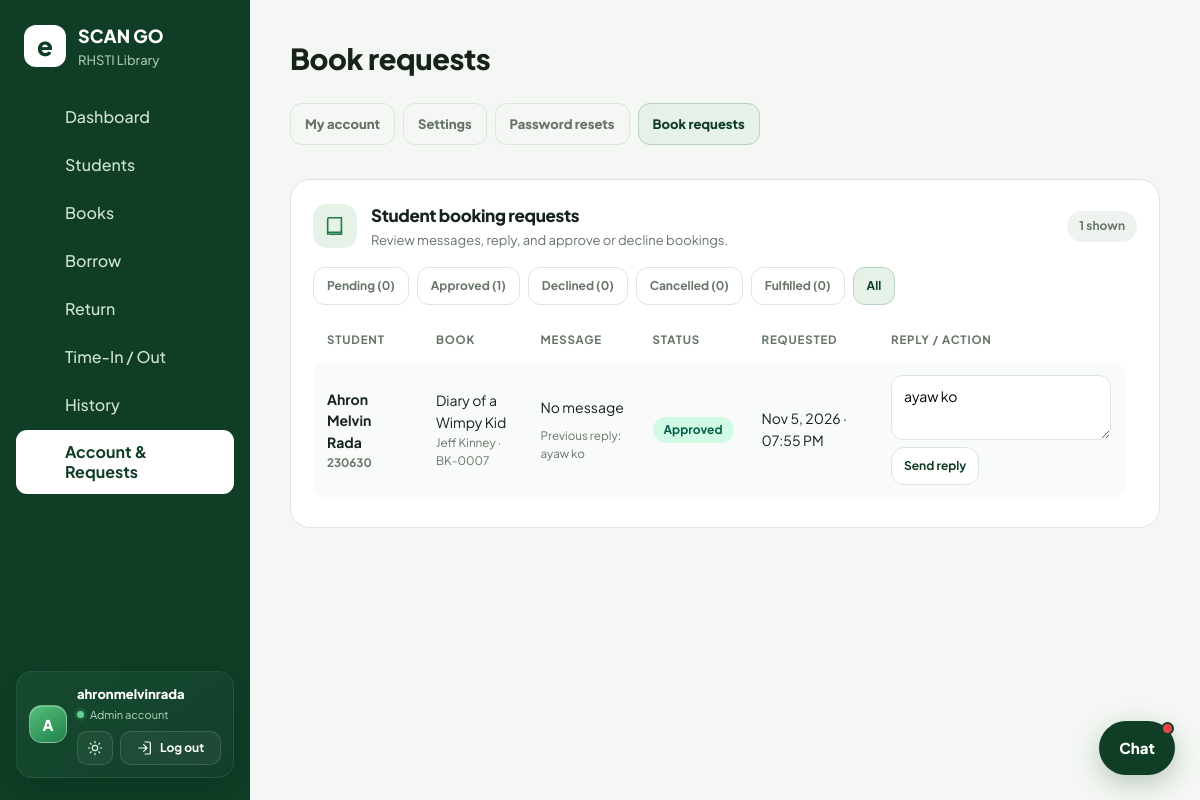
Page /sourcecode/account.php?tab=bookings&booking_status=all (signed in) on the committed database.
### tables this page shows
CREATE TABLE `book_requests` (
  `id` int(11) NOT NULL,
  `student_id` int(11) NOT NULL,
  `book_id` int(11) NOT NULL,
  `message` varchar(500) NOT NULL DEFAULT '',
  `admin_reply` varchar(500) DEFAULT NULL,
  `status` enum('pending','approved','declined','cancelled','fulfilled') NOT NULL DEFAULT 'pending',
  `requested_at` datetime NOT NULL,
  `reviewed_at` datetime DEFAULT NULL,
  `reviewed_by` int(11) DEFAULT NULL,
  `replied_at` datetime DEFAULT NULL,
  `replied_by` int(11) DEFAULT NULL
);

CREATE TABLE `students` (
  `id` int(11) NOT NULL,
  `student_no` varchar(30) NOT NULL,
  `name` varchar(120) NOT NULL,
  `gender` varchar(10) DEFAULT NULL,
  `track` varchar(60) DEFAULT NULL,
  `strand` varchar(60) DEFAULT NULL,
  `grade` varchar(10) DEFAULT NULL,
  `section` varchar(30) DEFAULT NULL,
  `photo` varchar(255) DEFAULT NULL,
  `account_active` tinyint(1) NOT NULL DEFAULT 1
);

CREATE TABLE `books` (
  `id` int(11) NOT NULL,
  `accession_no` varchar(30) NOT NULL,
  `title` varchar(200) NOT NULL,
  `author` varchar(120) DEFAULT NULL,
  `publisher` varchar(120) DEFAULT NULL,
  `category` varchar(60) DEFAULT NULL,
  `quantity` int(11) DEFAULT 1,
  `available` int(11) DEFAULT 1
);

### sourcecode/account.php (the view, shortened to what this page needs)
<?php require 'config.php';require 'Ui2026.PHP';auth(['admin','librarian','student']);
$me=(int)$_SESSION['u']['id'];
$role=$_SESSION['u']['role']??'';
$isStaff=in_array($role,['admin','librarian'],true);
$isAdmin=$role==='admin';
$tab=$_GET['tab']??'profile';
$adminSettings=[];$resetRequests=[];$bookingRequests=[];$bookingCounts=[];
$bookingFilter=$_GET['booking_status']??'pending';
$validBookingFilters=['pending','approved','declined','cancelled','fulfilled','all'];
if($isAdmin){
  $bookingQuery="SELECT r.id,r.student_id,r.book_id,r.message,r.admin_reply,r.status,r.requested_at,s.name,s.student_no,b.title,b.author,b.accession_no,b.available FROM book_requests r JOIN students s ON s.id=r.student_id JOIN books b ON b.id=r.book_id";
  $bookingParams=[];
  $bookingQuery.=" ORDER BY FIELD(r.status,'pending','approved','declined','cancelled','fulfilled'),r.requested_at DESC LIMIT 200";
  $bookingStatement=$pdo->prepare($bookingQuery);$bookingStatement->execute($bookingParams);$bookingRequests=$bookingStatement->fetchAll();
  $bookingCounts=$pdo->query("SELECT status,COUNT(*) AS total FROM book_requests GROUP BY status")->fetchAll(PDO::FETCH_KEY_PAIR);
}
$u=$pdo->prepare("SELECT * FROM users WHERE id=?");$u->execute([$me]);$u=$u->fetch();
$st=null;
$display=$st['name']??($u['username']??'User');
$av=$st?avatar($st,'xl'):avatar(['name'=>$display],'xl');
$perm=[
  'admin'=>'Full access: manage students, books, staff accounts and settings.',
  'librarian'=>'Borrow, return and attendance. Can view students; only admins can edit them.',
  'student'=>'View your profile, borrowed books, attendance and QR code.'
][$role]??'';
head($role==='student'?'My Profile':($tab==='profile'?'My Account':($tab==='resets'?'Password resets':($tab==='bookings'?'Book requests':'Settings'))));ui_css();?>
<div class="pg">
<?php if($isAdmin):?>
<nav class="account-tabs" aria-label="Account sections">
  <?php foreach(['profile'=>'My account','settings'=>'Settings','resets'=>'Password resets','bookings'=>'Book requests'] as $key=>$label):?>
  <a class="<?=$tab===$key?'on':''?>" href="account.php?tab=<?=$key?>"><?=h($label)?></a>
  <?php endforeach;?>
</nav>
<?php endif;?>
<?php if($tab==='profile'):?>
<div class="card acc">
  <div><?=$av?></div>
  <div style="flex:1;min-width:240px">
    <h2><?=h($display)?></h2>
    <div class="chips">
      <span class="pill <?=h($role)?>"><?=h(ucfirst($role))?></span>
      <span class="chip id">@<?=h($u['username']??'')?></span>
      <?php if($st&&$st['grade']!==''):?><span class="chip">Grade <?=h($st['grade'])?></span><?php endif;?>
      <?php if($st&&$st['strand']!==''):?><span class="chip"><?=h($st['strand'])?></span><?php endif;?>
      <?php if($st&&$st['section']!==''):?><span class="chip"><?=h($st['section'])?></span><?php endif;?>
    </div>
    <p><?=h($perm)?></p>
    <?php if($st):?><div class="fact"><a class="btn" href="student.php" style="display:inline-flex;gap:8px;align-items:center;height:42px;border-radius:13px"><?=ic('user')?>Open my dashboard &amp; change photo</a></div><?php endif;?>
  </div>
</div>
<div class="split">
  <?php if($isStaff):?>
  <form method="post" class="card">
    <div class="ph"><span class="pico"><?=ic('user')?></span><div><h3>Username</h3><p>This is what you type when signing in.</p></div></div>
    <label class="fl"><span>Username</span><input name="username" value="<?=h($u['username']??'')?>" maxlength="30" autocomplete="username" required></label>
    <div class="fact"><button name="uname" value="1"><?=ic('plus')?>Save username</button></div>
    <p class="help">3-30 characters: letters, numbers, dot, dash or underscore.</p>
  </form>
  <?php else:?>
  <div class="card">
    <div class="ph"><span class="pico"><?=ic('file')?></span><div><h3>Account details</h3><p>Your sign-in information.</p></div></div>
    <dl class="kv">
      <div><dt>Username</dt><dd><?=h($u['username']??'')?></dd></div>
      <?php if($st):?><div><dt>Student ID</dt><dd><?=h($st['student_no'])?></dd></div><?php endif;?>
      <div><dt>Role</dt><dd><?=h(ucfirst($role))?></dd></div>
    </dl>
    <p class="help">Your username is your Student ID. Ask the admin if something is wrong.</p>
  </div>
  <?php endif;?>
  <form method="post" class="card" id="pwform">
    <div class="ph"><span class="pico"><?=ic('user')?></span><div><h3>Change password</h3><p>Use at least 6 characters.</p></div></div>
    <div class="fgrid" style="grid-template-columns:1fr">
      <label class="fl"><span>Current password</span><div class="pwf"><input type="password" name="old" autocomplete="current-password" required><button type="button" class="eye ghost" aria-label="Show password"><svg viewBox="0 0 24 24" fill="none" stroke="currentColor" stroke-width="1.8" stroke-linecap="round" stroke-linejoin="round"><path d="M2 12s3.5-7 10-7 10 7 10 7-3.5 7-10 7S2 12 2 12Z"/><circle cx="12" cy="12" r="3"/></svg></button></div></label>
      <label class="fl"><span>New password</span><div class="pwf"><input type="password" name="new" id="np" minlength="6" autocomplete="new-password" required><button type="button" class="eye ghost" aria-label="Show password"><svg viewBox="0 0 24 24" fill="none" stroke="currentColor" stroke-width="1.8" stroke-linecap="round" stroke-linejoin="round"><path d="M2 12s3.5-7 10-7 10 7 10 7-3.5 7-10 7S2 12 2 12Z"/><circle cx="12" cy="12" r="3"/></svg></button></div></label>
      <div><div class="str" id="str"><i></i><i></i><i></i><i></i></div><div class="strt" id="strt"></div></div>
      <label class="fl"><span>Repeat new password</span><div class="pwf"><input type="password" name="new2" id="np2" minlength="6" autocomplete="new-password" required><button type="button" class="eye ghost" aria-label="Show password"><svg viewBox="0 0 24 24" fill="none" stroke="currentColor" stroke-width="1.8" stroke-linecap="round" stroke-linejoin="round"><path d="M2 12s3.5-7 10-7 10 7 10 7-3.5 7-10 7S2 12 2 12Z"/><circle cx="12" cy="12" r="3"/></svg></button></div></label>
    </div>
    <div class="fact"><button name="pw" value="1">Update password</button></div>
  </form>
</div>
<?php elseif($isAdmin&&$tab==='bookings'):?>
<div class="card">
  <div class="ph"><span class="pico"><?=ic('book')?></span><div><h3>Student booking requests</h3><p>Review messages, reply, and approve or decline bookings.</p></div><span class="badge"><?=count($bookingRequests)?> shown</span></div>
  <nav class="request-filter" aria-label="Filter booking requests"><?php foreach($validBookingFilters as $status):?><a class="<?=$bookingFilter===$status?'on':''?>" href="account.php?tab=bookings&amp;booking_status=<?=h($status)?>"><?=h(ucfirst($status))?><?=$status!=='all'?' ('.(int)($bookingCounts[$status]??0).')':''?></a><?php endforeach;?></nav>
  <?php if(!$bookingRequests):?><p class="help">No booking requests in this view.</p><?php else:?><div class="tw" style="margin-top:14px"><table class="rt">
  <tr><th>Student</th><th>Book</th><th>Message</th><th>Status</th><th>Requested</th><th>Reply / action</th></tr>
  <?php foreach($bookingRequests as $request):$statusClass=['approved'=>'ok','fulfilled'=>'ok','pending'=>'warn','declined'=>'late','cancelled'=>'late'][$request['status']]??'';?>
  <tr><td data-label="Student"><?=h($request['name'])?><small class="muted" style="display:block"><?=h($request['student_no'])?></small></td>
    <td data-label="Book"><?=h($request['title'])?><small class="muted" style="display:block"><?=h($request['author']??'')?> · <?=h($request['accession_no'])?></small></td>
    <td data-label="Message"><div class="request-message"><?=h($request['message']?:'No message')?></div><?php if($request['admin_reply']):?><small class="muted" style="display:block;margin-top:8px">Previous reply: <?=h($request['admin_reply'])?></small><?php endif;?></td>
    <td data-label="Status"><span class="pill <?=$statusClass?>"><?=h(ucfirst($request['status']))?></span></td><td data-label="Requested"><?=h(date('M j, Y · h:i A',strtotime($request['requested_at'])))?></td>
    <td data-label="Reply / action"><form method="post" class="reply-form"><input type="hidden" name="csrf_token" value="<?=h(csrf_token())?>"><input type="hidden" name="request_id" value="<?=(int)$request['id']?>">
      <textarea name="admin_reply" maxlength="500" placeholder="Reply to student (optional)"><?=h($request['admin_reply']??'')?></textarea><div class="request-actions"><button name="admin_action" value="reply" class="ghost">Send reply</button></div>
    </form></td></tr><?php endforeach;?></table></div><?php endif;?>
</div>
<?php endif;?>

### assets/style.css (style rules this page uses)
:root { --ink:#16231b;--mute:#667467;--bg:#f4f7f3;--card:#fff;--line:#dde6dd;--g:#1f7a46;--gd:#0f3d26;--leaf:#e6f1e8;--red:#b42318;--redbg:#fde8e6;--amber:#b7791f }
* { box-sizing:border-box }
body { margin:0;font-family:'Plus Jakarta Sans',system-ui,sans-serif;background:var(--bg);color:var(--ink);font-size:16px;line-height:1.55;transition:background-color .2s,color .2s }
h3 { margin:0 0 10px;font-size:18px }
.card { background:var(--card);border:1px solid var(--line);border-radius:16px;padding:22px;margin:16px 0;overflow-x:auto }
input,select,button,.btn { font:inherit;font-size:15px;padding:11px 14px;border:1px solid var(--line);border-radius:10px;margin:3px;background:#fff;color:var(--ink) }
button,.btn { background:var(--g);color:#fff;border:0;cursor:pointer;text-decoration:none;font-weight:600;display:inline-block }
table { width:100%;border-collapse:separate;border-spacing:0;background:#fff;border:1px solid var(--line);border-radius:10px;overflow:hidden }
th { background:var(--leaf);color:var(--gd);font-size:14px;font-weight:700 }
th,td { text-align:left;padding:12px 14px;border-bottom:1px solid var(--line) }
tr:last-child td { border-bottom:0 }
.card table { border:0 }
.muted { color:var(--mute) }
.pill { background:var(--redbg);color:var(--red);padding:2px 10px;border-radius:999px;font-size:12px;font-weight:700;white-space:nowrap }
.app,main,.pg,.dash { min-width:0 }
.card,.panel { min-width:0 }
.pg .tw,.dash .panel { max-width:100%;overflow-x:auto;-webkit-overflow-scrolling:touch }

### sourcecode/Ui2026.PHP (style rules this page uses)
.pg { display:grid;gap:18px;--r:20px }
.pg * { box-sizing:border-box }
.pg .card { margin:0;border-radius:var(--r);padding:22px;overflow:visible }
.pg .ph { display:flex;align-items:center;gap:14px;margin-bottom:16px;flex-wrap:wrap }
.pg .ph h3 { margin:0;font-size:17px;font-weight:800;letter-spacing:-.02em }
.pg .ph p { margin:2px 0 0;color:var(--mute);font-size:13px }
.pg .ph .badge { margin-left:auto }
.pg .pico { width:44px;height:44px;border-radius:14px;background:var(--leaf);color:var(--g);display:grid;place-items:center }
.pg button,.pg .btn { display:inline-flex;align-items:center;justify-content:center;gap:8px;margin:0;height:46px;padding:0 20px;border-radius:13px;font-weight:700;transition:transform .15s,box-shadow .2s,background .2s }
.pg button { background:linear-gradient(135deg,#2a9d5c,var(--g));color:#fff;box-shadow:0 10px 22px -12px var(--g) }
.pg .ghost { background:#fff;color:var(--gd);border:1px solid var(--line);box-shadow:none }
.pg .badge { display:inline-block;font-size:12px;font-weight:700;padding:6px 12px;border-radius:999px;background:#eef3ef;color:var(--mute) }
.pg .tw { overflow-x:auto;margin:0 -6px;padding:0 6px }
.pg table { border:0;border-radius:0;background:transparent;overflow:visible;border-collapse:separate;border-spacing:0 6px;min-width:560px }
.pg th { background:transparent;color:var(--mute);font-size:11.5px;text-transform:uppercase;letter-spacing:.07em;border-bottom:0;padding:6px 14px }
.pg td { background:#f8fbf9;border-bottom:0;padding:14px;font-size:14px }
.pg td:first-child { border-radius:14px 0 0 14px;font-weight:700 }
.pg td:last-child { border-radius:0 14px 14px 0 }
.pg .pill { display:inline-flex;align-items:center;gap:6px;padding:4px 11px;border-radius:999px;font-weight:700;font-size:12px }
.pg .pill.ok { background:#d1fae5;color:#065f46 }
.pg .muted { color:var(--mute) }

### sourcecode/account.php (style rules this page uses)
.pg .account-tabs { display:flex;gap:8px;flex-wrap:wrap;margin:0 0 16px }
.pg .account-tabs a { padding:10px 14px;border:1px solid var(--line);border-radius:12px;color:var(--mute);font-size:13px;font-weight:800;text-decoration:none }
.pg .account-tabs a.on { background:var(--leaf);border-color:#b9d3c0;color:var(--gd) }
.pg .request-filter { display:flex;gap:8px;flex-wrap:wrap }
.pg .request-filter a { padding:9px 13px;border:1px solid var(--line);border-radius:12px;color:var(--mute);font-size:12px;font-weight:700;text-decoration:none }
.pg .request-filter a.on { background:var(--leaf);border-color:#b9d3c0;color:var(--gd) }
.pg .request-message { max-width:260px;white-space:pre-wrap;overflow-wrap:anywhere }
.pg .reply-form { display:grid;min-width:220px;gap:7px }
.pg .reply-form textarea { min-height:64px;resize:vertical;padding:10px 12px;border:1px solid var(--line);border-radius:12px;font:inherit }
.pg .request-actions { display:flex;gap:6px;flex-wrap:wrap }
.pg .request-actions button { height:38px;padding:0 12px;font-size:12px }

### rows in the picture
book_requests: student.name "Ahron Melvin Rada", student.student_no "230630", book.title "Diary of a Wimpy Kid", book.author "Jeff Kinney", book.accession_no "BK-0007", message "No message", admin_reply "ayaw ko", status "Approved", requested_at "Nov 5, 2026 · 07:55 PM"

### other values in the picture
$libraryName "SCAN GO"
$schoolName "RHSTI Library"
$l "Dashboard"
$l "Students"
$l "Books"
$l "Borrow"
$l "Return"
$l "Time-In / Out"
$l "History"
$l "Account & Requests"
$_SESSION['u']['username'] "ahronmelvinrada"
$role "Admin"
$title "Book requests"
$label "My account"
$label "Settings"
